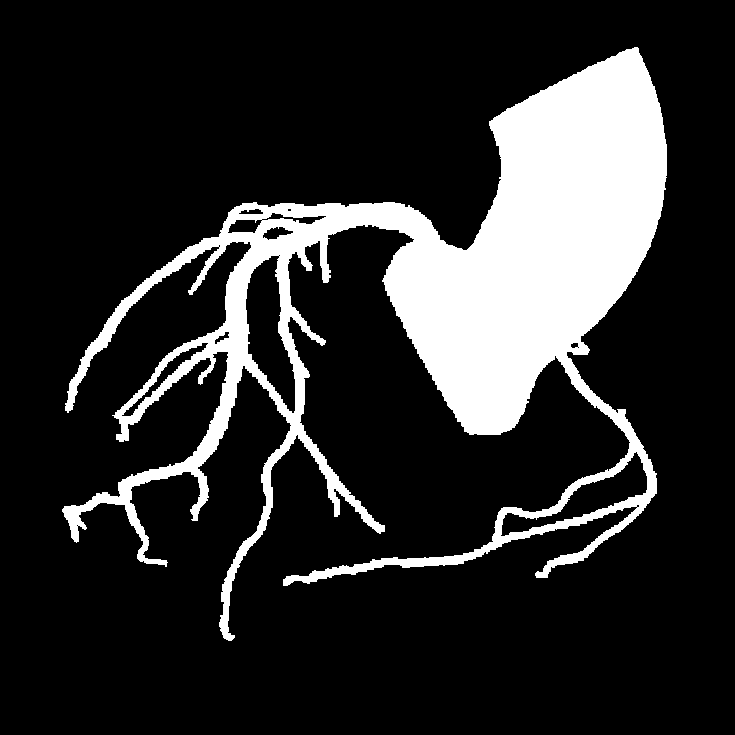
#> input picture 3dTo2d/totalUncertancy/0_+00_+00_angle.png, 735 x 735 px; its folder holds only this picture in this run
$ jupyter execute --allow-errors totalUncertancy.ipynb
#> lines starting #> are read from the running program, lines starting #| are printed output that depends on the picture; after the words box and inside, x2 and y2 are one past the last pixel; in counts of white or black regions, pixels touching at a corner belong together
### lineRenderWorldSetup.py
import numpy as np
import math
import raster_geometry as rg
import math
from lineRenderAlgo import Bresenham3D
import cv2
from scipy.ndimage.interpolation import rotate as SR

#construction and functions for the 3d worldsetup and test figures
#(primary,secondary) 0,1,3,4,6,7,8
ANGLES = np.array([(30.7,0.7),(11,20),(-31,-0.1),(-21.5,-24.8),(-24.5,27.3),(0.1,36.7),(49.5,1.3)])
SRC_TO_DETECTOR = 1167
SRC_TO_PATIENT = 705
DETECTOR_TO_PATIENT = SRC_TO_DETECTOR - SRC_TO_PATIENT
MAG_FACTOR =  SRC_TO_DETECTOR/SRC_TO_PATIENT # used to determine box dimensions for projections
IMAGE_DIM = 736 #scale image dim down 1 to get centered image (since uneven)
BOX_DIM = math.ceil(IMAGE_DIM/MAG_FACTOR) # ~ 445

#create cicle in 2D
def createSphere2Drepresentation(radius,width):
  circle = rg.circle(width,radius)
  return circle

#create cordinates coresponding to image of circle
# [40 lines left out: functions createTestCoordsForCircle, createCoordsForImage, not called in this run]

#preform bresenham on world setup
def performBresenham3D(lines,detector_to_patient,src_to_patient,box_dim):
  allPoints_list = []

  #Perform Bresenham3D for all points
  for i, points in enumerate(lines):
    all_lineboxes = Bresenham3D(-src_to_patient, 0, 0, detector_to_patient, points[1], points[2])

    #map box cords to world cords
    xyz_max = (box_dim - 1) / 2
    for i, data in enumerate(all_lineboxes):
      x = data[0]
      y = data[1]
      z = data[2]
      if (-xyz_max <= x <= xyz_max and -xyz_max <= y <= xyz_max and -xyz_max <= z <= xyz_max):
        allPoints_list.append((x, y, z))

  return allPoints_list

#save world coords in box coordinates and discarde outside corrdinates
# [66 lines left out: functions savePointsWithinSquare, boxToWorldCorrds, rotatePrimSecond, createCoordsForImageFrom3d, not called in this run]

#crete corrds for loaded image of specified size and allowed horizontal flip
def createCoordsForLoadedImageFrom3d(image, flip, img_dim):
  image = np.where(image == 0, 0, 1)
  lines = []
  if (flip):
    #preform horizontal flip
    image = np.flip(image, axis=1)  # image[:, ::-1, :]

  half_image = (img_dim-1)/2
  x_start = half_image
  y_start = half_image

  #loop all pixels and save forground coordinates
  for x in range(0, img_dim):
      for y in range(0, img_dim):
        if (image[y, x] == 1):
          #map coordinates
          #lines.append((SRC_TO_PATIENT, x_start - x, y_start-y))
          lines.append((DETECTOR_TO_PATIENT, x_start - x, y_start-y))

  return lines

### _3dTo2dSetup.py
import numpy as np
import nrrd
from scipy.ndimage.interpolation import rotate as SR
import raster_geometry as rg

#create sphere in numpy array
def createSphereIn3d(radius, width):
  circle = rg.sphere(width, radius)
  return circle

#load bitmap nrrd file figure an center in 3d array
def get3dFigure(size,path):
  #load figure
  d, _ = nrrd.read(path)
  #place in center of new figure
  hs = int((size - 1) / 2)
  d_big = np.zeros([size, size, size])
  d_big[hs-133:hs+134, hs-108:hs+108, hs-134:hs+135] = d

  return d_big

#get coords for outline box for visualization
# [30 lines left out: functions get3dBox, getPointsInBox, rotatePrimSecond, not called in this run]

### totalUncertancy.ipynb
[cell 1]
import lineRenderWorldSetup as LR
import cv2
import numpy as np
from mayavi import mlab
import matplotlib.pyplot as plt
from glob import glob
from natsort import natsorted
import os
import _3dTo2dSetup as D3

[cell 2]
#path to image folder and load 3d model
path = r"3dTo2d\totalUncertancy"
img_paths = natsorted(glob(os.path.join(path, "*.png")))
dim = 735
box_dim = LR.BOX_DIM
flip = True
#load 3D model
path_real = r"solid_400001-segmentation-solid_400001-label.nrrd"
#> (the rest of this cell did not finish here and is left out)

[cell 3]
#read all images and angles
#format -> x_(+/-)**_(+/-)**_angle.png
prim_rots = []
secd_rots = []
imgs = []

for p in img_paths:
  img = cv2.imread(p, 0)
#> img: shape (735, 735); 17.1% white; 1 white region, box (x1, y1, x2, y2) and area: (62, 47, 667, 641) 92589
  f = os.path.basename(p)
  prim_a = int(f[2:5])
  secd_a = int(f[6:9])
  prim_rots.append(prim_a)
  secd_rots.append(secd_a)
  imgs.append(img)

[cell 4]
#create back-projection for each image
boxes = []

#> (the rest of this cell did not finish here and is left out)

[cell 5]
#add rotation to each box
for i in range(len(boxes)):
  box_rot = LR.rotatePrimSecond(boxes[i], prim_rots[i], secd_rots[i])
  box_rot = np.where(box_rot > 0.5, 1, 0)
  boxes[i] = box_rot
  print("Rotated box ", i)
#> after the loop, boxes = []

[cell 6]
# Save box projections for each image as numpy arrays
for i in range(len(boxes)):
  p = img_paths[i]
  f = os.path.basename(p)
  angle = f[2:9]
  np.save("model_uncertainty\normal" + angle, boxes[i])
#> this loop made 0 passes

[cell 7]
"""#find uncertancy
uncertainty = []
prev_box_sum = boxes[0]
for b in boxes:
  #add box to previous box
  box_overlap= prev_box_sum + b
  box_overlap = np.where(box_overlap == 2, 1, 0)  # save overlap
  prev_box_sum = box_overlap

  #find overlap with original
  box_sum = box_overlap + real_box
  box_sum = np.where(box_sum == 2, 1, 0)  # save overlap
  uncertainty.append(np.sum(box_sum))
  print("box done")

print(uncertainty/np.sum(real_box))"""

#> (a cell that did not finish here is left out)

[cell 9]
bx = box_dim-1
frame_x = np.array([0,0,0,0,bx,bx,bx,bx]) -(bx/2)
#> frame_x = [-222, -222, -222, -222, 222, 222, 222, 222]
frame_y = np.array([0,0,bx,bx,0,0,bx,bx]) -(bx/2)
#> frame_y = [-222, -222, 222, 222, -222, -222, 222, 222]
frame_z = np.array([0,bx,0,bx,0,bx,0,bx]) -(bx/2)
#> frame_z = [-222, 222, -222, 222, -222, 222, -222, 222]


$ run again, on 3dTo2d/totalUncertancy/7_+43_-13_angle.png
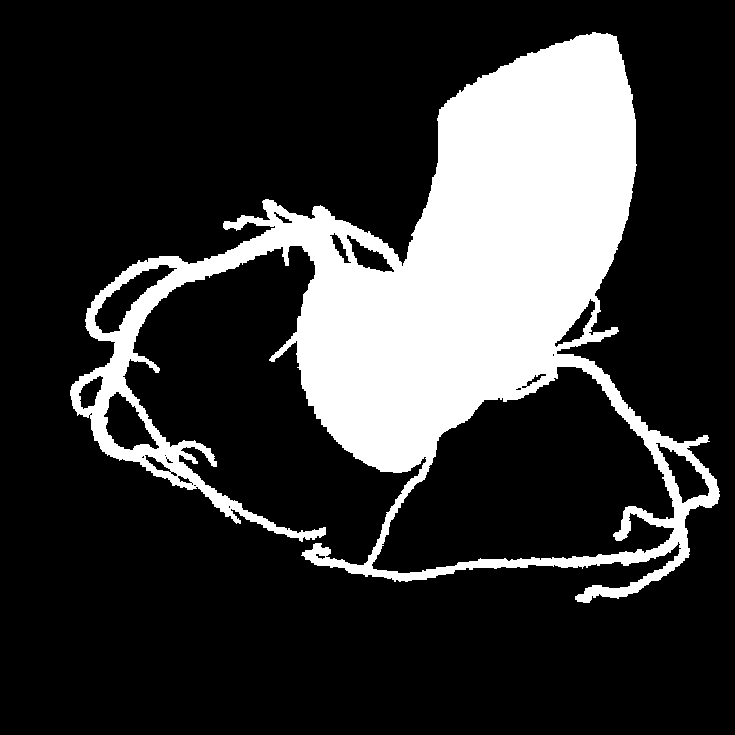
#> input picture 3dTo2d/totalUncertancy/7_+43_-13_angle.png, 735 x 735 px
#> img: shape (735, 735); 21% white; 1 white region, box (x1, y1, x2, y2) and area: (70, 32, 720, 603) 113483
#> after the loop `for i in range(len(boxes)):`: boxes = []
#> frame_x = [-222, -222, -222, -222, 222, 222, 222, 222]
#> frame_y = [-222, -222, 222, 222, -222, -222, 222, 222]
#> frame_z = [-222, 222, -222, 222, -222, 222, -222, 222]

$ run again, on 3dTo2d/totalUncertancy/7_-43_+13_angle.png
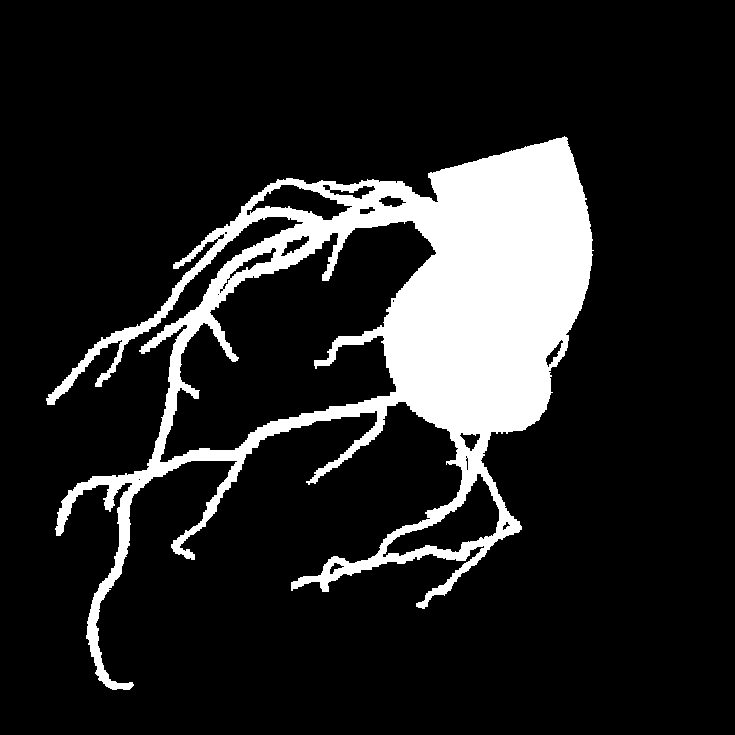
#> input picture 3dTo2d/totalUncertancy/7_-43_+13_angle.png, 735 x 735 px
#> img: shape (735, 735); 14.1% white; 1 white region, box (x1, y1, x2, y2) and area: (46, 136, 594, 690) 75917
#> after the loop `for i in range(len(boxes)):`: boxes = []
#> frame_x = [-222, -222, -222, -222, 222, 222, 222, 222]
#> frame_y = [-222, -222, 222, 222, -222, -222, 222, 222]
#> frame_z = [-222, 222, -222, 222, -222, 222, -222, 222]

$ run again, on 3dTo2d/totalUncertancy/9_+43_+13_angle.png
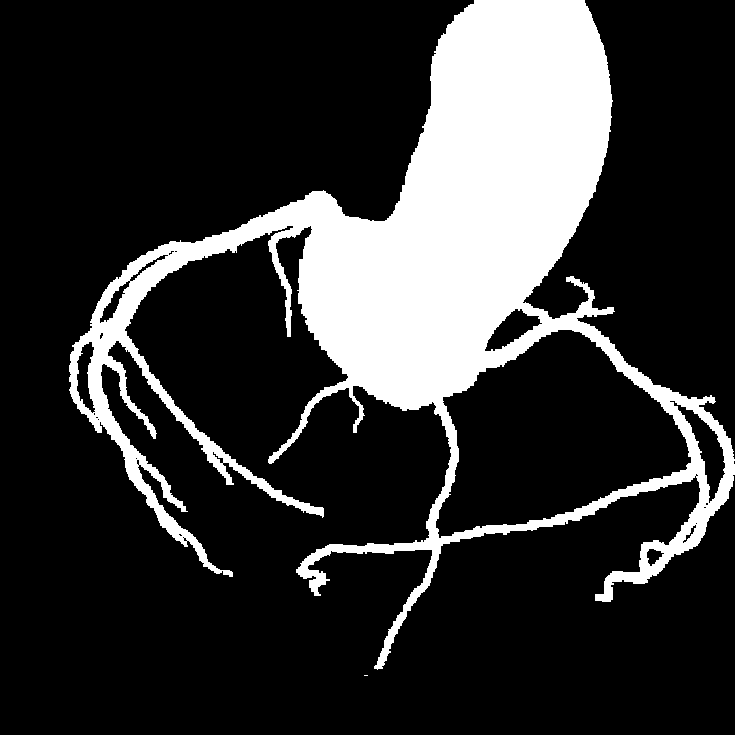
#> input picture 3dTo2d/totalUncertancy/9_+43_+13_angle.png, 735 x 735 px
#> img: shape (735, 735); 20.1% white; 2 white regions (1 under 20 px), largest, box (x1, y1, x2, y2) and area: (69, 0, 735, 670) 108523
#> after the loop `for i in range(len(boxes)):`: boxes = []
#> frame_x = [-222, -222, -222, -222, 222, 222, 222, 222]
#> frame_y = [-222, -222, 222, 222, -222, -222, 222, 222]
#> frame_z = [-222, 222, -222, 222, -222, 222, -222, 222]
